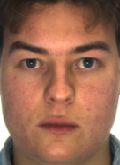
%> input picture Data/07/M-011-01.bmp, 120 x 165 px
$ octave testProgram.m   (GNU Octave 9; MATLAB toolbox functions it lacks are replaced by stand-ins)
%> lines starting %> are read from the running program, lines starting %| are printed output that depends on the picture
### faceRecognition.m
function featuresVector= faceRecognition(I)
%%  Calcolo del Vettore di Feature di un'Immagine
%   La funzione prende in ingresso un'immagine I, effettua un passo di
%   detection e ridimensionamento se necessario ed infine utilizza un
%   algoritmo basato su LBP per calcolare il vettore.


%%  Detection tramite Viola-Jones e Ridimensionamento
%   Questo passo viene effettivamente svolto soltanto se il bounding box
%   ottenuto risulta non vuoto, oppure risulta essere più piccolo
%   dell'immagine di origine di 0.3 volte in ciascuna dimensione.
%   Questo criterio è stato aggiunto per evitare che venga tagliata
%   parte del volto in immagini che sono già dei primi piani molto ravvicinati.
detector= vision.CascadeObjectDetector('ClassificationModel','FrontalFaceLBP');
bboxes = step(detector,I);

dim=size(I);

%Questo passo di taglio e ridimensionamento è valido nel caso sia stata
%data in input un immagine con un sola persona. Volti multipli non sono
%previsti
if not(isempty(bboxes))
    if bboxes(3)<0.3*dim(1) && bboxes(4)<0.3*dim(2)

    %Visualizzazione del volto con detection
    IFaces = insertObjectAnnotation(I, 'rectangle', bboxes, 'Face');
    figure, imshow(IFaces), title('Detected faces');

    %Immagine ritagliata in base al bounding box
    croppedI = imcrop(I, bboxes);


    %Ridimensionamento dell'immagine
    %Dal momento che tutte le immagini del database di test hanno
    %dimensione di [165 120], nel caso venissero fornite immagini di dimensioni
    %maggiori anche queste verrano riportate  a queste dimensioni dopo che i volti
    % sono stati ritagliati, al fine di essere comparabili
    resizedI = imresize(croppedI, [165 120]);
    I=resizedI;
    end
end

%L'algoritmo prende in input immagini in scala di grigio
I=rgb2gray(I);
dim=size(I);

%Recupero parametri statici e calcolo parametri dinamici
paramaters = parseXML();
%Forniamo in input valori di CellSizeDivisor che dividano ll volto in 4,8 o
%16 Regioni
cellSize=round(dim./paramaters.CellSizeDivisor);


%% Calcolo del feature vectore in base ai parametri forniti tramite file XML
%  Per una migliore comprensione dei parametri visionare i commenti in
%  parameters.xml e managerLBP
featuresVector = managerLBP.LBPFeaturesExtractor(I, paramaters.NumNeighbors, paramaters.Radius, paramaters.Upright, cellSize);

### testProgram.m
%%Gruppo 03 - Corso di Biometria e Sicurezza 2015 - Progetto FaceRecognition

% Questo Programma di Test utilizza le funzioni faceRecognition e
% showResults per comparare volti. La comparazione è possibile sia su volti
% presenti nel Database di Test che su Immagini qualsiasi contenenti volti.
% Nel primo caso la fase di Detection-Ridimensionamento non è eseguita in
% quanto le immagini rappresentano già dei primi piani ravvicinati (ed
% effettuando una detection si è riscontrato un calo del
% potere discriminante dell'algoritmo). Nel secondo caso, invece, le
% immagini non contengono solo un volto, e perciò il passo di Detection è
% eseguito. L'unica limitazione in tal caso risiede nel fatto che l'immagine deve
% contenere un solo invidivuo/volto, in quanto le specifiche fornite per il
% programma prevedono che sia processato un viso per volta.
% Per i dettagli visionare i file del Programma.

clc;
clear;
close all;

I1=imread('M-011-01.bmp');
%> I1 is the input picture: size 165x120x3 uint8; mean R, G, B 152.4, 104.7, 82.7
I2=imread('M-011-02.bmp');
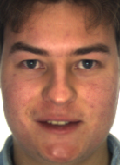
%> input picture Data/07/M-011-02.bmp, 120 x 165 px
%> I2 is the input picture: size 165x120x3 uint8; mean R, G, B 150.4, 102.2, 82.5
I3=imread('M-012-02.bmp');
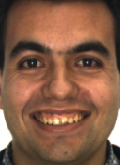
%> input picture Data/08/M-012-02.bmp, 120 x 165 px
%> I3 is the input picture: size 165x120x3 uint8; mean R, G, B 133.9, 93.5, 71.6
I4=imread('Test_Viola-Jones.jpg');
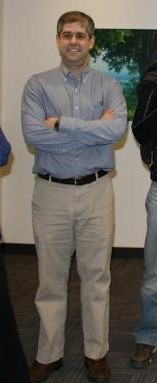
%> input picture Data/Images/Test_Viola-Jones.jpg, 157 x 383 px
%> I4 is the input picture: size 383x157x3 uint8; mean R, G, B 103.5, 98.6, 91.8
%> the run ends on the next line

%Calcolo Features Vector
fV1 = faceRecognition (I1);
